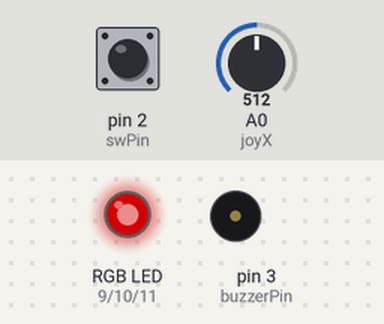
Bench run of a sketch on a simulated Arduino Uno, built with avr-gcc and run on an emulated ATmega328P. Shown: an RGB LED mixed from three pins (HIGH = lit), buzzer (waves = sounding). Inputs (shaded band) come from the test bench; at power-on: pin 2 (swPin) HIGH, A0 (joyX) = 512. Dim RGB values are drawn brighter than linear.

Above: at 1.2 s.
1.3 s: pin 2 (swPin) pulled LOW for 0.15 s
At 2.2 s:
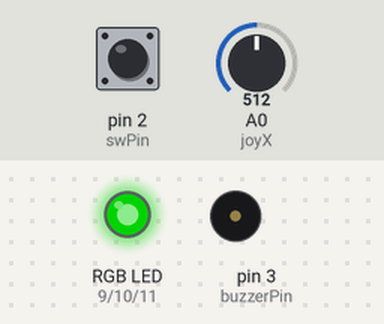
3.0 s: A0 (joyX) set to 716
At 4.1 s:
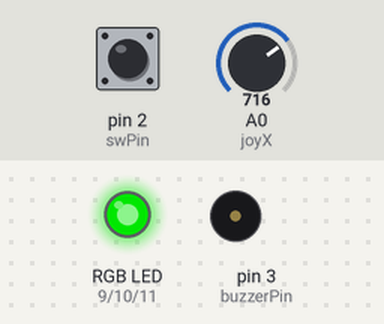
4.5 s: A0 (joyX) set to 900
At 5.2 s:
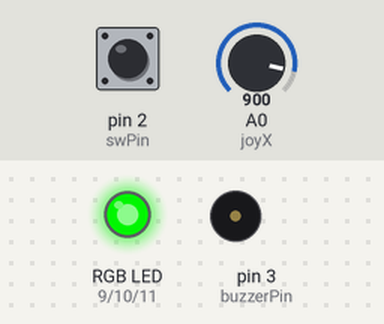
6.0 s: pin 2 (swPin) pulled LOW for 1 s
At 6.9 s:
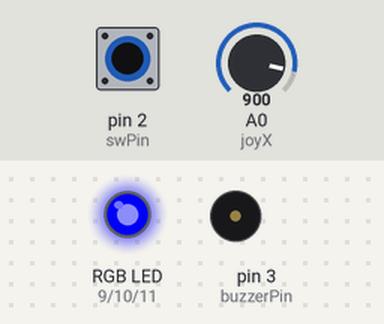
8.5 s: pin 2 (swPin) pulled LOW for 0.15 s
At 9.9 s:
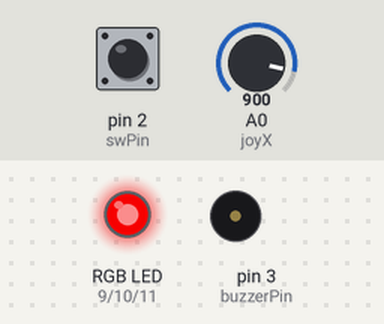
10.2 s: A0 (joyX) set to 122
At 10.9 s:
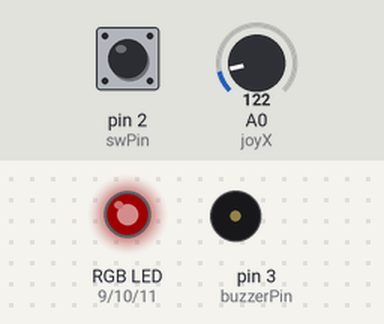
Timing chart, 0 to 12.7 s (numbered marks = the images above; inputs shaded):
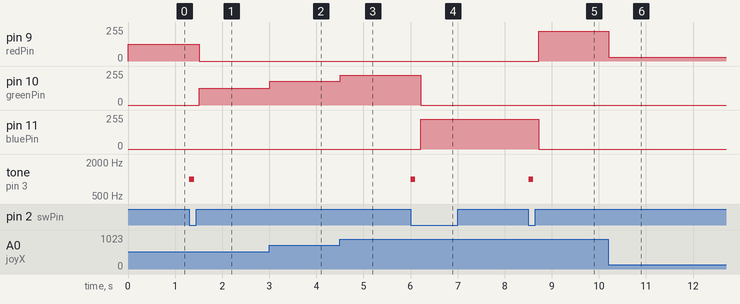

Measured:
- after the input at 1.3 s, pin 9 (redPin): 127/255 → 0/255 after 0.22 s; pin 10 (greenPin): 0/255 → 127/255 after 0.22 s; tone on pin 3 (buzzerPin): silent → 1000 Hz at once, → silent 0.10 s later
- after the input at 3.0 s, pin 10 (greenPin): 127/255 → 178/255 at once
- after the input at 4.5 s, pin 10 (greenPin): 178/255 → 224/255 at once
- after the input at 6.0 s, pin 10 (greenPin): 224/255 → 0/255 after 0.21 s; pin 11 (bluePin): 0/255 → 224/255 after 0.21 s; tone on pin 3 (buzzerPin): silent → 1000 Hz at once, → silent 0.10 s later
- after the input at 8.5 s, pin 9 (redPin): 0/255 → 224/255 after 0.22 s; pin 11 (bluePin): 224/255 → 0/255 after 0.22 s; tone on pin 3 (buzzerPin): silent → 1000 Hz at once, → silent 0.10 s later
- after the input at 10.2 s, pin 9 (redPin): 224/255 → 30/255 at once

The sketch:

joystickled.ino
```cpp
// Pin assignments
const int redPin = 9;    // Red LED pin
const int greenPin = 10; // Green LED pin
const int bluePin = 11;  // Blue LED pin
const int buzzerPin = 3; // Buzzer pin
const int joyX = A0;     // Joystick X-axis pin
const int swPin = 2;     // Joystick button (SW pin)

// Variables
int currentColor = 0;    // 0: Red, 1: Green, 2: Blue
int brightness = 0;      // Current brightness (0-255)
bool buttonPressed = false; // Tracks button state

void setup() {
  // Set LED pins as outputs
  pinMode(redPin, OUTPUT);
  pinMode(greenPin, OUTPUT);
  pinMode(bluePin, OUTPUT);

  // Set buzzer pin as output
  pinMode(buzzerPin, OUTPUT);

  // Set joystick button pin as input with pull-up resistor
  pinMode(swPin, INPUT_PULLUP);

  // Initialize LEDs to off
  analogWrite(redPin, 0);
  analogWrite(greenPin, 0);
  analogWrite(bluePin, 0);
}

void loop() {
  // Read joystick X-axis for brightness adjustment
  int xValue = analogRead(joyX);
  brightness = map(xValue, 0, 1023, 0, 255);

  // Adjust the current color's brightness
  updateLED();

  // Check for joystick button press
  if (digitalRead(swPin) == LOW && !buttonPressed) {
    currentColor = (currentColor + 1) % 3; // Cycle through colors (0, 1, 2)
    playBuzzer(); // Emit a short beep on button press
    buttonPressed = true; // Prevent multiple presses
    delay(200); // Debounce delay
  } else if (digitalRead(swPin) == HIGH) {
    buttonPressed = false; // Reset button state
  }

  delay(10); // Small delay for smooth operation
}

// Function to adjust LED brightness
void updateLED() {
  switch (currentColor) {
    case 0: // Red
      analogWrite(redPin, brightness);
      analogWrite(greenPin, 0);
      analogWrite(bluePin, 0);
      break;
    case 1: // Green
      analogWrite(redPin, 0);
      analogWrite(greenPin, brightness);
      analogWrite(bluePin, 0);
      break;
    case 2: // Blue
      analogWrite(redPin, 0);
      analogWrite(greenPin, 0);
      analogWrite(bluePin, brightness);
      break;
  }
}

// Function to play buzzer sound
void playBuzzer() {
  tone(buzzerPin, 1000, 100); // Play a 1kHz tone for 100ms
}
```
